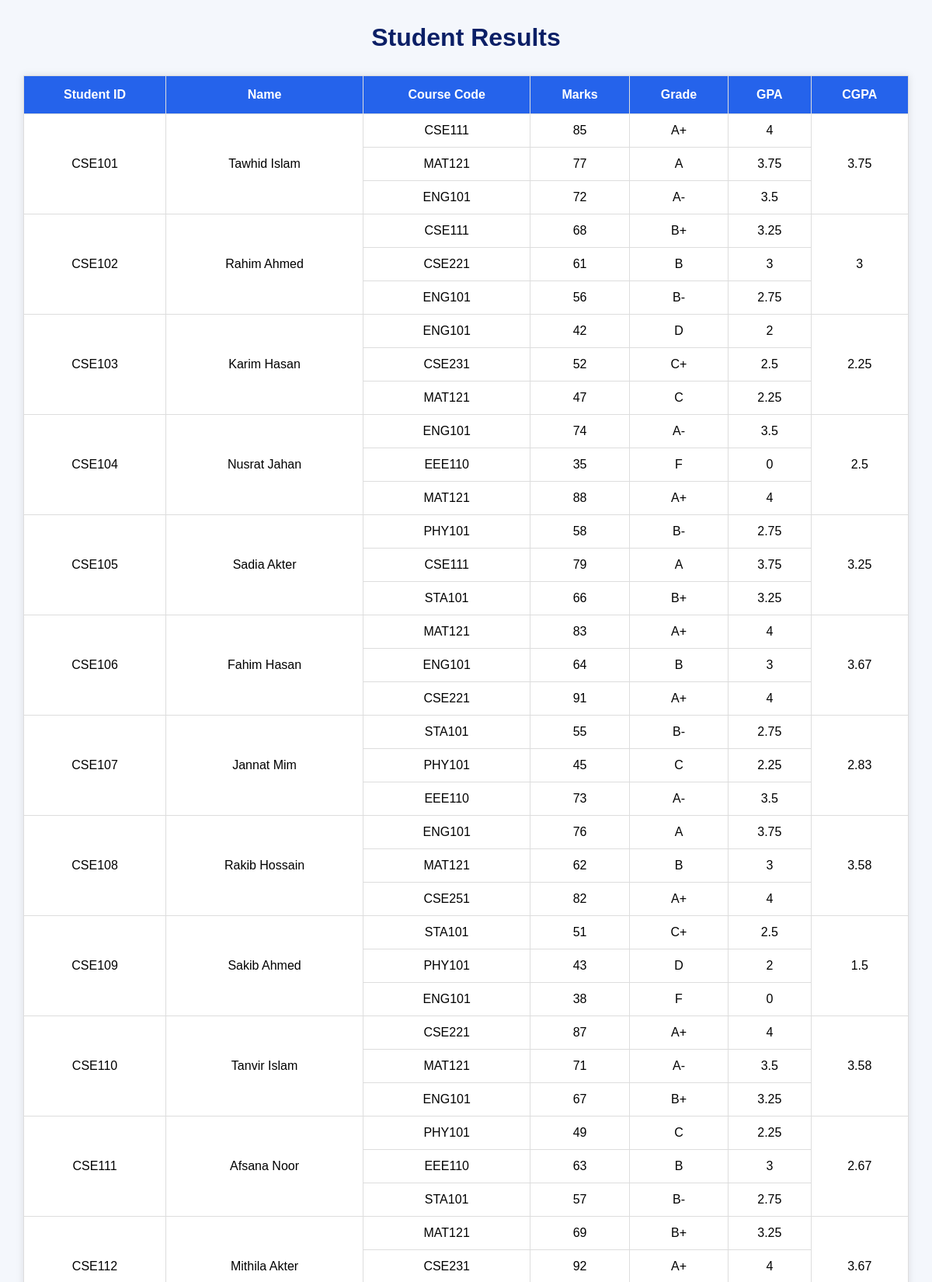
Page /student_view_result.php (upper part) on the committed database.
### tables this page shows
CREATE TABLE marks (
    id INT AUTO_INCREMENT PRIMARY KEY,
    student_id VARCHAR(20),
    course_code VARCHAR(20),
    marks DOUBLE,
    grade VARCHAR(5),
    gpa DOUBLE
);

CREATE TABLE student (
    id INT AUTO_INCREMENT PRIMARY KEY,
    student_id VARCHAR(20) UNIQUE,
    name VARCHAR(100),
    department VARCHAR(50),
    semester VARCHAR(20)
);

### student_view_result.php (the view, shortened to what this page needs)
<?php
include("db.php");
$query = mysqli_query($conn, "
SELECT marks.*, student.name
FROM marks
JOIN student
ON marks.student_id = student.student_id
ORDER BY marks.student_id
");
$current_student = "";
?>
<!DOCTYPE html>
<html>
<head>
<link rel="stylesheet" href="style.css">
</head>
<body>
<h1>Student Results</h1>
<table>
<tr>
<th>Student ID</th>
<th>Name</th>
<th>Course Code</th>
<th>Marks</th>
<th>Grade</th>
<th>GPA</th>
<th>CGPA</th>
</tr>
<?php
while($row = mysqli_fetch_assoc($query))
{
$student_id = $row['student_id'];
$count_query = mysqli_query($conn,
"SELECT COUNT(*) as total FROM marks WHERE student_id='$student_id'");
$count_data = mysqli_fetch_assoc($count_query);
$rowspan = $count_data['total'];
$cgpa_query = mysqli_query($conn,
"SELECT AVG(gpa) as cgpa FROM marks WHERE student_id='$student_id'");
$cgpa_data = mysqli_fetch_assoc($cgpa_query);
$cgpa = round($cgpa_data['cgpa'], 2);
?>
<tr>
<?php
if($current_student != $student_id)
{
?>
<td rowspan="<?php echo $rowspan; ?>">
<?php echo $row['student_id']; ?>
</td>
<td rowspan="<?php echo $rowspan; ?>">
<?php echo $row['name']; ?>
</td>
<?php
}
?>
<td><?php echo $row['course_code']; ?></td>
<td><?php echo $row['marks']; ?></td>
<td><?php echo $row['grade']; ?></td>
<td><?php echo $row['gpa']; ?></td>
<?php
if($current_student != $student_id)
{
?>
<td rowspan="<?php echo $rowspan; ?>">
<?php echo $cgpa; ?>
</td>
<?php
}
?>
</tr>
<?php
$current_student = $student_id;
}
?>
</table>
</body>
</html>

### style.css (style rules this page uses)
body { font-family: Arial, sans-serif; background: #f4f7fc; margin: 0; padding: 0; }
h1 { color: #1e3a8a; margin-bottom: 30px; }
table { width: 100%; border-collapse: collapse; background: white; box-shadow: 0px 0px 10px rgba(0,0,0,0.1); }
table th { background: #2563eb; color: white; padding: 15px; }
table td { padding: 12px; border-bottom: 1px solid #ddd; }

### student_view_result.php (style rules this page uses)
table { width:95%; margin:auto; border-collapse:collapse; background:white; }
th { background:#008cff; color:white; padding:12px; border:1px solid #ddd; }
td { padding:10px; border:1px solid #ddd; text-align:center; }
h1 { text-align:center; margin:30px; color:#0b1f66; }

### rows in the picture
marks: student "CSE101", student.name "Tawhid Islam", course_code "CSE111", marks "85", grade "A+", gpa "4", cgpa "3.75"
marks: course_code "MAT121", marks "77", grade "A", gpa "3.75"
marks: course_code "ENG101", marks "72", grade "A-", gpa "3.5"
marks: student "CSE102", student.name "Rahim Ahmed", course_code "CSE111", marks "68", grade "B+", gpa "3.25", cgpa "3"
marks: course_code "CSE221", marks "61", grade "B", gpa "3"
marks: course_code "ENG101", marks "56", grade "B-", gpa "2.75"
marks: student "CSE103", student.name "Karim Hasan", course_code "ENG101", marks "42", grade "D", gpa "2", cgpa "2.25"
marks: course_code "CSE231", marks "52", grade "C+", gpa "2.5"
marks: course_code "MAT121", marks "47", grade "C", gpa "2.25"
marks: student "CSE104", student.name "Nusrat Jahan", course_code "ENG101", marks "74", grade "A-", gpa "3.5", cgpa "2.5"
marks: course_code "EEE110", marks "35", grade "F", gpa "0"
marks: course_code "MAT121", marks "88", grade "A+", gpa "4"
marks: student "CSE105", student.name "Sadia Akter", course_code "PHY101", marks "58", grade "B-", gpa "2.75", cgpa "3.25"
marks: course_code "CSE111", marks "79", grade "A", gpa "3.75"
marks: course_code "STA101", marks "66", grade "B+", gpa "3.25"
marks: student "CSE106", student.name "Fahim Hasan", course_code "MAT121", marks "83", grade "A+", gpa "4", cgpa "3.67"
marks: course_code "ENG101", marks "64", grade "B", gpa "3"
marks: course_code "CSE221", marks "91", grade "A+", gpa "4"
marks: student "CSE107", student.name "Jannat Mim", course_code "STA101", marks "55", grade "B-", gpa "2.75", cgpa "2.83"
marks: course_code "PHY101", marks "45", grade "C", gpa "2.25"
marks: course_code "EEE110", marks "73", grade "A-", gpa "3.5"
marks: student "CSE108", student.name "Rakib Hossain", course_code "ENG101", marks "76", grade "A", gpa "3.75", cgpa "3.58"
marks: course_code "MAT121", marks "62", grade "B", gpa "3"
marks: course_code "CSE251", marks "82", grade "A+", gpa "4"
marks: student "CSE109", student.name "Sakib Ahmed", course_code "STA101", marks "51", grade "C+", gpa "2.5", cgpa "1.5"
marks: course_code "PHY101", marks "43", grade "D", gpa "2"
marks: course_code "ENG101", marks "38", grade "F", gpa "0"
marks: student "CSE110", student.name "Tanvir Islam", course_code "CSE221", marks "87", grade "A+", gpa "4", cgpa "3.58"
marks: course_code "MAT121", marks "71", grade "A-", gpa "3.5"
marks: course_code "ENG101", marks "67", grade "B+", gpa "3.25"
marks: student "CSE111", student.name "Afsana Noor", course_code "PHY101", marks "49", grade "C", gpa "2.25", cgpa "2.67"
marks: course_code "EEE110", marks "63", grade "B", gpa "3"
marks: course_code "STA101", marks "57", grade "B-", gpa "2.75"
marks: student "CSE112", student.name "Mithila Akter", course_code "MAT121", marks "69", grade "B+", gpa "3.25", cgpa "3.67"
marks: course_code "CSE231", marks "92", grade "A+", gpa "4"
